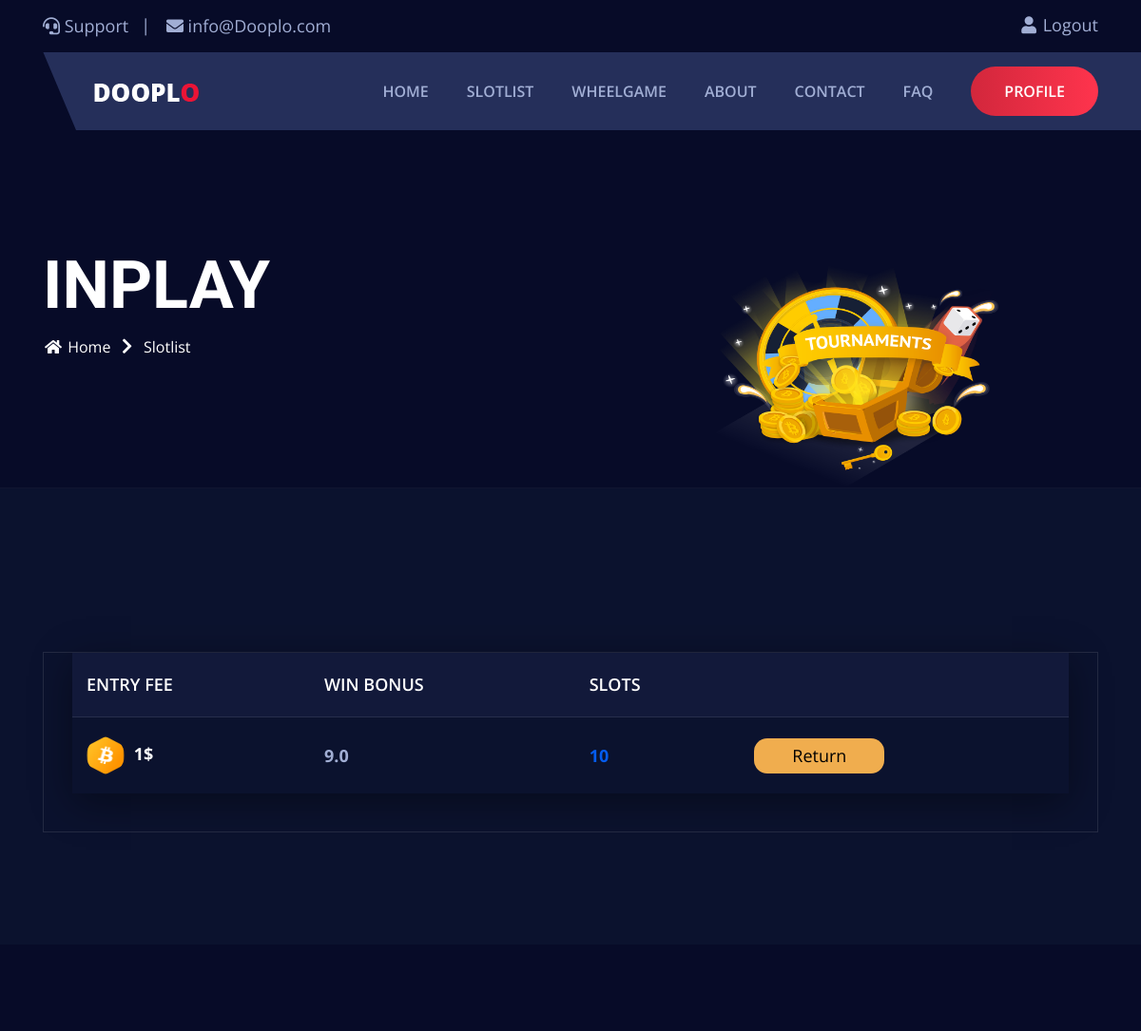
Page /inplay/ (signed in, upper part) on the earlier database version.
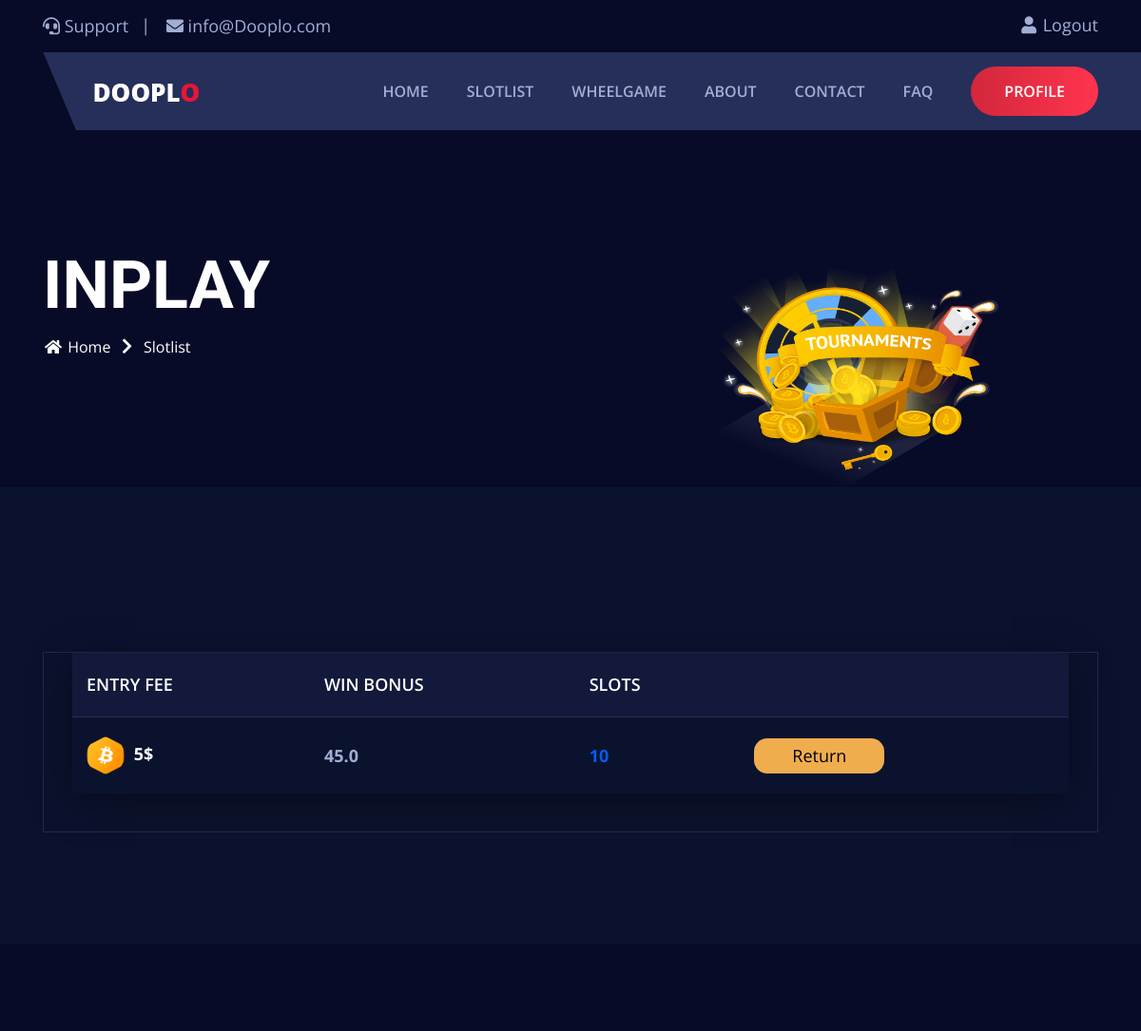
Same page on the later database version.
### wheelspin/models.py (models this page shows, shortened)
class Rooms(models.Model):
    room_name = models.CharField(max_length=100)
    users_m = models.ManyToManyField(User, related_name="user_m")
    bet = models.IntegerField()
    total = models.IntegerField()
    deg = models.IntegerField()
    showed = models.ManyToManyField(User, related_name="showed",blank=True)
    winner = models.CharField(max_length=100,default="NO WINNER")
    status = models.CharField(max_length=20,default="RUNNING")
    objects = models.Manager()
    class meta:
        managed = True
        db_table = 'Rooms'

### wheelspin/views.py (the view)
# urls.py: path('inplay/', inplay, name="inplay"),
def inplay(request, *args, **kwargs):
    user_obj = User.objects.get(id=request.user.id)
    rooms = Rooms.objects.filter(users_m=user_obj)
    running = []
    for room in rooms:
        if room.status == "RUNNING":
            running.append(room)
    return render(request, 'wheelspin/inplay.html',{
        'rooms':running
    })

### wheelspin/templates/wheelspin/inplay.html (shortened to what the changed rows need)
{% extends 'wheelspin/base.html' %}
{% load static %}
{% load mathfilters %}
{% block body %}
    <section class="tournaments">
        <div class="info-table">
            <div class="container">
                <div class="row">
                    <div class="col-lg-12">
                        <div class="main-box">
                            <div class="tab-content">
                                <div class="tab-pane fade show active" id="pills-all-player" role="tabpanel" aria-labelledby="pills-all-player-tab">
                                    <div class="inner-table-content">
                                        <div class="tab-content">
                                            <div class="tab-pane fade show active" id="pills-leaderboardr" role="tabpanel" aria-labelledby="pills-leaderboardr-tab">
                                                <div class="inner-table">
                                                    <div class="responsive-table">
                                                        <table class="table">
                                                            <thead>
                                                                <tr>
                                                                    <th scope="col">Entry Fee</th>
                                                                    <th scope="col">Win Bonus</th>
                                                                    <th scope="col">Slots</th>
                                                                    <th scope="col"></th>
                                                                </tr>
                                                            </thead>
                                                            <tbody>
                                                                {% for room in rooms %}
                                                                <tr>
                                                                    <td>
                                                                        <img src="{% static 'wheelspin/assets/images/icon1.png' %}" alt=""> {{room.bet}}$
                                                                    </td>
                                                                    <td>
                                                                        {% with answer=room.bet|mul:room.total|mul:.1 %}
                                                                        {{room.bet|mul:room.total|sub:answer}}
                                                                        {% endwith %}
                                                                    </td>
                                                                    <td>
                                                                        {{room.total}}
                                                                    </td>
                                                                    <td>
                                                                        <a href="/games/{{room.room_name}}">
                                                                            <button style="background-color: #f0ad4e; color: black; padding: 5px 40px; border-radius: 14px; outline: none; border: none;">Return</button>
                                                                        </a>
                                                                    </td>
                                                                </tr>
                                                                {% endfor %}
                                                            </tbody>
                                                        </table>
                                                    </div>
                                                </div>
                                            </div>
                                        </div>
                                    </div>
                                </div>
                            </div>
                        </div>
                    </div>
                </div>
            </div>
        </div>
    </section>
{% endblock  %}

Differences in the rows shown:
removed Rooms: bet "1", bet|mul "9.0", total "10"
added Rooms: bet "5", bet|mul "45.0", total "10"
